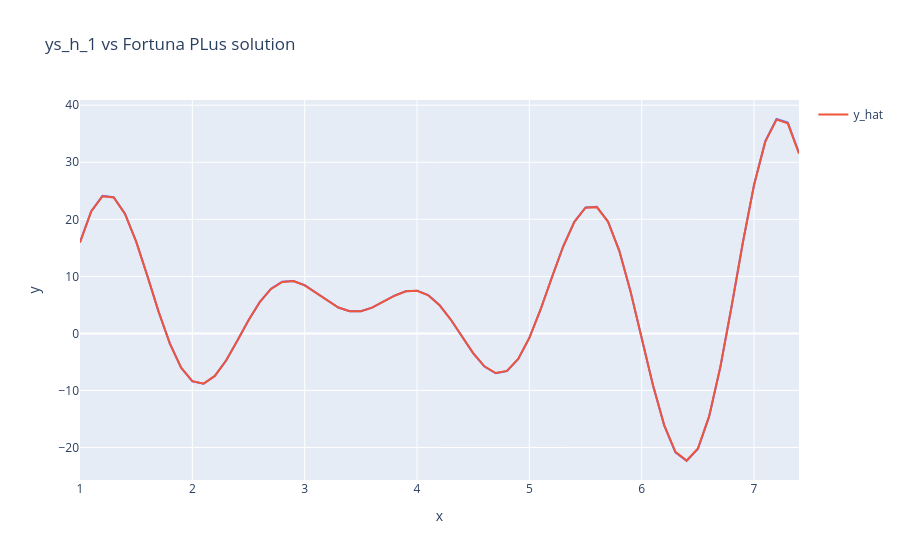

Source (notebook cell):
### Markdown cell above
3) Using your newly made modified Fortuna Algorithm optimize the function: $h(x) = \mu - (\zeta sin(\kappa x) )  (\tau (x + \lambda))$ .  
The y values for this function can be found in the numpy array ys_h_1 (in the code below).  
Also test the values for ys_h_2. (the x is the same for all functions).

Does your new and improved Fortuna outperform the regular fortuna on this function as well? Why?   
**Remember to change your model to match $h(x)$**

### Code cell
%%time
# the magic %%time has to be the first line in the cell, and reports the total exec time of the cell.

import random
import numpy as np
import plotly.express as px
import tqdm


def predict(x, theta):
    # change to sum of 3 sin() terms. 
    # use np.sin() and not math.sin().
    y = theta[0]-(theta[1]*np.sin(theta[2]*x))*(theta[3]*(x+theta[4])) 
    return y # this is the model


def sample_theta(size_of_theta, best_theta=None, iteration=1, max_iters=100000):
    # linear decay of sigma, from 4.0 to 0.01
    progress = iteration / max_iters
    
    sigma = 4.0 - 3.99 * progress
    sigma = 14.0 - 13.99 * progress
    #print (f"Iteration {iteration}/{max_iters}, sigma: {sigma:.4f}")


    if best_theta is None:
        return np.random.uniform(-4, 4, size=size_of_theta)
    
    
    #we generate the noise with a normal distribution and add it tho the best theta
    noise = np.random.normal(0, sigma / 2.0, size=size_of_theta)
    theta = best_theta.copy()
    theta += noise
    
    # clip the values of theta to be between -4 and 4, to avoid extreme values
    return np.clip(theta, -4.0, 4.0)


def get_loss(y_hat, ys):
    # No change needed, returns quadratic loss.
    loss = ((y_hat - ys)**2).sum()
    return loss

xs = np.array([1.0, 1.1, 1.2, 1.3, 1.4, 1.5, 1.6, 1.7, 1.8, 1.9, 2.0, 2.1, 2.2, 2.3, 2.4, 2.5, 2.6, 2.7, 2.8, 2.9, 3.0, 3.1, 3.2, 3.3, 3.4, 3.5, 3.6, 3.7, 3.8, 3.9, 4.0, 4.1, 4.2, 4.3, 4.4, 4.5, 4.6, 4.7, 4.8, 4.9, 5.0, 5.1, 5.2, 5.3, 5.4, 5.5, 5.6, 5.7, 5.8, 5.9, 6.0, 6.1, 6.2, 6.3, 6.4, 6.5, 6.6, 6.7, 6.8, 6.9, 7.0, 7.1, 7.2, 7.3, 7.4])
ys = np.array([4.03, 4.19, 4.26, 4.25, 4.17, 4.03, 3.85, 3.63, 3.40, 3.16, 2.93, 2.72, 2.53, 2.39, 2.28, 2.21, 2.18, 2.19, 2.22, 2.27, 2.33, 2.39, 2.44, 2.45, 2.43, 2.36, 2.22, 2.02, 1.75, 1.41, 1.00, 0.52, -0.01, -0.60, -1.22, -1.86, -2.50, -3.13, -3.72, -4.27, -4.75, -5.15, -5.45, -5.65, -5.74, -5.70, -5.55, -5.29, -4.92, -4.44, -3.89, -3.26, -2.58, -1.86, -1.12, -0.39, 0.32, 0.98, 1.60, 2.14, 2.61, 2.99, 3.28, 3.47, 3.57])

# 
ys_h_1 = np.array([15.98, 21.42, 24.1, 23.87, 21.0, 16.11, 10.06, 3.79, -1.8, -6.01, -8.39, -8.82, -7.47, -4.77, -1.3, 2.31, 5.49, 7.81, 9.04, 9.18, 8.44, 7.15, 5.72, 4.54, 3.89, 3.9, 4.52, 5.54, 6.63, 7.39, 7.49, 6.7, 4.97, 2.44, -0.54, -3.48, -5.8, -6.98, -6.61, -4.51, -0.79, 4.2, 9.8, 15.21, 19.57, 22.09, 22.2, 19.63, 14.52, 7.41, -0.83, -9.07, -16.11, -20.83, -22.36, -20.27, -14.59, -5.91, 4.72, 15.9, 26.06, 33.69, 37.58, 36.94, 31.64])
ys_h_2 = np.array([5.87, 5.83, 5.74, 5.62, 5.48, 16.58, 18.21, 18.49, 17.54, 15.54, 4.15, 3.9, 3.65, 3.42, 3.2, -1.9, -3.32, -3.97, -3.91, -3.27, 2.38, 2.36, 2.39, 2.46, 2.57, 2.2, 1.93, 1.22, 0.17, -1.06, 4.18, 4.59, 5.04, 5.52, 6.02, -1.49, 0.74, 3.55, 6.75, 10.06, 9.39, 9.95, 10.5, 11.02, 11.52, 16.0, 12.82, 8.47, 3.21, -2.62, 13.61, 13.76, 13.84, 13.84, 13.77, -24.16, -22.03, -17.9, -11.95, -4.55, 11.63, 10.99, 10.27, 9.47, 8.61])

# change to the size of theta ( 9 ) (for h(x) how many parameters does it have?)
n_params = 5
average_loss = 0.0
n_trials = 10

for i in range(n_trials):  # train 100 models and take the average
    best_loss = float('inf')
    best_theta = sample_theta(n_params, best_theta=None, iteration=1, max_iters=100000)

    for _ in tqdm.tqdm(range(100000)): 
        curr_theta = sample_theta(n_params, best_theta=best_theta, iteration=_+1, max_iters=100000)
        y_hat = predict(xs, curr_theta)
        curr_loss = get_loss(y_hat, ys_h_1)

        if best_loss > curr_loss:
            best_loss = curr_loss
            best_theta = curr_theta
    average_loss += best_loss
    print(f"Model {i+1}/{n_trials}: best loss: {best_loss}, theta: {best_theta}")
average_loss = average_loss/n_trials           
        
print("Average loss:", average_loss)
print("theta:", best_theta)    
    
    
fig = px.line(x=xs, y=ys_h_1, title="ys_h_1 vs Fortuna PLus solution")
fig.add_scatter(x=xs, y=predict(xs, best_theta), mode='lines', name="y_hat")
fig.update_layout(xaxis_range=[xs.min(),xs.max()])
fig.show()


# to get a solid estimate -> you should train at least 100 models and take the average performance.

### Figure 1 — Plotly figure (JSON) as saved in the notebook; plotly's stock layout.template omitted (floating-point values rounded to 4 significant figures)
{"data": [{"hovertemplate": "x=%{x}<br>y=%{y}<extra></extra>", "legendgroup": "", "line": {"color": "#636efa", "dash": "solid"}, "marker": {"symbol": "circle"}, "mode": "lines", "name": "", "orientation": "v", "showlegend": false, "type": "scatter", "x": [1, 1.1, 1.2, 1.3, 1.4, 1.5, 1.6, 1.7, 1.8, 1.9, 2, 2.1, 2.2, 2.3, 2.4, 2.5, 2.6, 2.7, 2.8, 2.9, 3, 3.1, 3.2, 3.3, 3.4, 3.5, 3.6, 3.7, 3.8, 3.9, 4, 4.1, 4.2, 4.3, 4.4, 4.5, 4.6, 4.7, 4.8, 4.9, 5, 5.1, 5.2, 5.3, 5.4, 5.5, 5.6, 5.7, 5.8, 5.9, 6, 6.1, 6.2, 6.3, 6.4, 6.5, 6.6, 6.7, 6.8, 6.9, 7, 7.1, 7.2, 7.3, 7.4], "xaxis": "x", "y": [15.98, 21.42, 24.1, 23.87, 21, 16.11, 10.06, 3.79, -1.8, -6.01, -8.39, -8.82, -7.47, -4.77, -1.3, 2.31, 5.49, 7.81, 9.04, 9.18, 8.44, 7.15, 5.72, 4.54, 3.89, 3.9, 4.52, 5.54, 6.63, 7.39, 7.49, 6.7, 4.97, 2.44, -0.54, -3.48, -5.8, -6.98, -6.61, -4.51, -0.79, 4.2, 9.8, 15.21, 19.57, 22.09, 22.2, 19.63, 14.52, 7.41, -0.83, -9.07, -16.11, -20.83, -22.36, -20.27, -14.59, -5.91, 4.72, 15.9, 26.06, 33.69, 37.58, 36.94, 31.64], "yaxis": "y"}, {"mode": "lines", "name": "y_hat", "type": "scatter", "x": [1, 1.1, 1.2, 1.3, 1.4, 1.5, 1.6, 1.7, 1.8, 1.9, 2, 2.1, 2.2, 2.3, 2.4, 2.5, 2.6, 2.7, 2.8, 2.9, 3, 3.1, 3.2, 3.3, 3.4, 3.5, 3.6, 3.7, 3.8, 3.9, 4, 4.1, 4.2, 4.3, 4.4, 4.5, 4.6, 4.7, 4.8, 4.9, 5, 5.1, 5.2, 5.3, 5.4, 5.5, 5.6, 5.7, 5.8, 5.9, 6, 6.1, 6.2, 6.3, 6.4, 6.5, 6.6, 6.7, 6.8, 6.9, 7, 7.1, 7.2, 7.3, 7.4], "y": [15.95, 21.38, 24.05, 23.82, 20.95, 16.07, 10.04, 3.783, -1.797, -5.994, -8.369, -8.796, -7.449, -4.753, -1.286, 2.319, 5.491, 7.802, 9.029, 9.172, 8.429, 7.141, 5.715, 4.535, 3.886, 3.896, 4.516, 5.532, 6.611, 7.373, 7.475, 6.687, 4.958, 2.436, -0.5321, -3.453, -5.765, -6.937, -6.569, -4.479, -0.7605, 4.207, 9.791, 15.18, 19.53, 22.03, 22.13, 19.57, 14.47, 7.38, -0.8334, -9.05, -16.06, -20.76, -22.28, -20.18, -14.51, -5.85, 4.747, 15.89, 26.01, 33.61, 37.47, 36.83, 31.52]}], "layout": {"legend": {"tracegroupgap": 0}, "title": {"text": "ys_h_1 vs Fortuna PLus solution"}, "xaxis": {"anchor": "y", "domain": [0, 1], "range": [1, 7.4], "title": {"text": "x"}}, "yaxis": {"anchor": "x", "domain": [0, 1], "title": {"text": "y"}}}}
